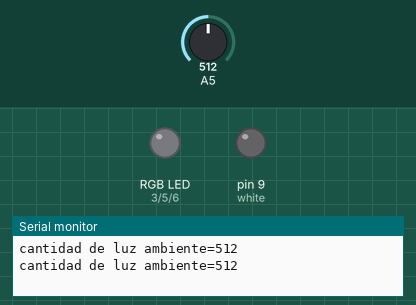
The sketch below on a simulated Arduino Uno, built with avr-gcc and run on an emulated ATmega328P. Shown: an RGB LED mixed from three pins (HIGH = lit), output pins drawn as LEDs (lit = HIGH), the last lines printed to the serial monitor. Inputs (shaded band) come from the test bench; at power-on: A5 = 512. Dim RGB values are drawn brighter than linear.

Above: at 2.8 s.
2.9 s: A5 set to 22
6.2 s: A5 set to 19
At 11.42 s:
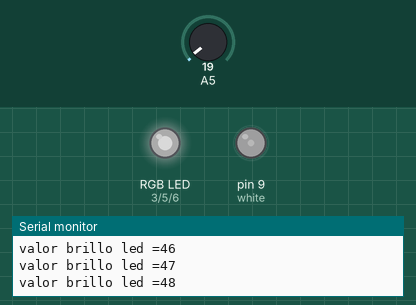
At 13.84 s:
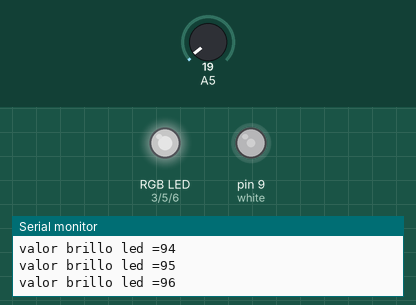
21.2 s: A5 set to 122
At 22.5 s:
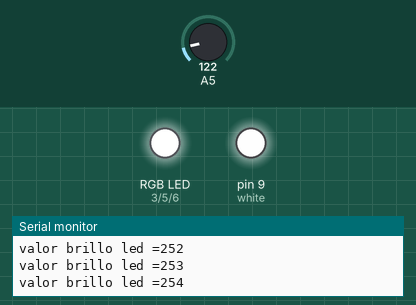
Timing chart, 0 to 31.3 s (numbered marks = the images above; inputs shaded):
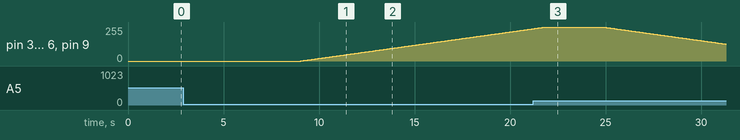

Measured:
- the behaviour switches between 21 and 20 on A5 (found by bisection; images 0 and 1)
- after the input at 6.2 s, pin 3 (red), pin 5 (green), pin 6 (blue), pin 9 (white): moves from 0/255 to 242/255 over 12.1 s, starting after 2.9 s

The sketch:

practica3_Operadores.ino
```cpp
int valor;
int i=0;
byte red=3, green=5, blue=6, white=9;
void setup() {
  // put your setup code here, to run once:
Serial.begin(9600);
pinMode(white,OUTPUT);
pinMode(red,OUTPUT);
pinMode(green,OUTPUT);
pinMode(blue,OUTPUT);
}
void loop() {
  // put your main code here, to run repeatedly:
valor=0;
valor= analogRead(5);
Serial.print("cantidad de luz ambiente=");
Serial.println(valor);
delay(1000);
if(valor <= 20){
  switch(i){
  case 0:
    for (i=0;i<255;i++){
    analogWrite(red,i);
    analogWrite(green,i);
    analogWrite(blue,i);
    analogWrite(white,i);
    Serial.print("valor brillo led =");
    Serial.println(i);
    delay(50);
      }
    break;
   case 255:
    analogWrite(red,i);
    analogWrite(green,i);
    analogWrite(blue,i);
    analogWrite(white,i);
    break;

    }
  delay(1000);
Serial.println("brillo del led maximo");
}

else{
  switch(i){
    case 0:
    delay(1000);
    break;
    case 255:
    Serial.println("brillo del led disminuyendo");
    delay(1000);
      for (i=255;i>=0;i--){
        analogWrite(red,i);
        analogWrite(green,i);
        analogWrite(blue,i);
        analogWrite(white,i);
        Serial.print("valor brillo led =");
        Serial.println(i);
        delay(50);
      }
      i=i+1;
      Serial.println("led apagada");
      break;
  }
  }
}
```
